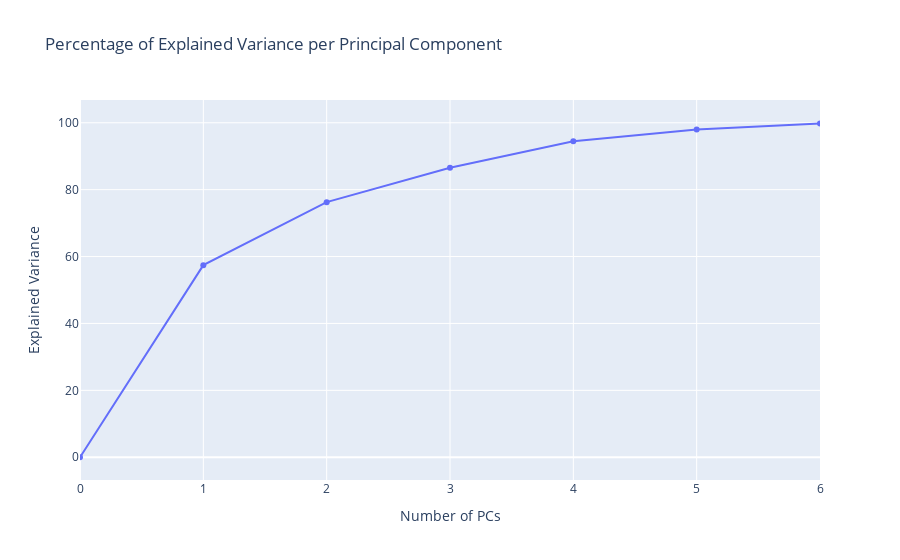

The notebook cell this image was saved under:
### Code cell
warnings.filterwarnings('ignore')

fig2 = go.Figure(data=go.Scatter(y=var))

fig2.update_layout(go.Layout(title='Percentage of Explained Variance per Principal Component',
                            xaxis=go.XAxis(title='Number of PCs', range=[0, 6]),
                            yaxis=go.YAxis(title='Explained Variance')
))

fig2.show()

### Figure 1 — Plotly figure (JSON) as saved in the notebook; plotly's stock layout.template omitted (floating-point values rounded to 4 significant figures)
{"data": [{"type": "scatter", "y": [0, 57.43, 76.27, 86.52, 94.45, 97.95, 99.8, 100.0]}], "layout": {"autosize": true, "title": {"text": "Percentage of Explained Variance per Principal Component"}, "xaxis": {"range": [0, 6], "title": {"text": "Number of PCs"}}, "yaxis": {"autorange": true, "range": [-8.252, 108.3], "title": {"text": "Explained Variance"}, "type": "linear"}}}
